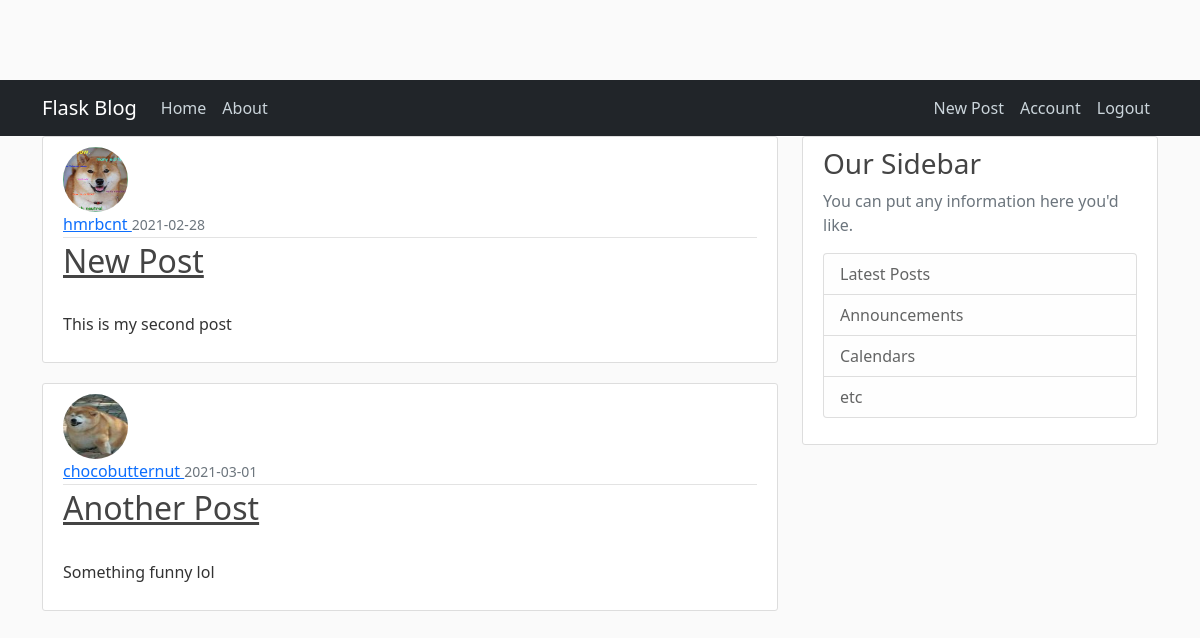
The app's page / (signed in) with its own data.
### flask_blog/models.py (models this page shows, shortened)
class Post(db.Model):
    id = db.Column(db.Integer, primary_key=True)
    title = db.Column(db.String(100), nullable=False)
    date_posted = db.Column(db.DateTime, nullable=False, default=datetime.utcnow)
    content = db.Column(db.Text, nullable=False)
    user_id = db.Column(db.Integer, db.ForeignKey('user.id'), nullable=False)

class User(db.Model, UserMixin):
    id = db.Column(db.Integer, primary_key=True)
    username = db.Column(db.String(20), unique=True, nullable=False)
    email = db.Column(db.String(120), unique=True, nullable=False)
    image_file = db.Column(db.String(20), nullable=False, default='default.jpg')
    password = db.Column(db.String(60), nullable=False)
    posts = db.relationship('Post', backref='author', lazy=True)

### flask_blog/routes.py (the view)
@app.route('/home')
@app.route('/')
def home():
    post = Post()
    allPosts = post.query.all()
    return render_template('home.html', posts=allPosts)

### flask_blog/models.py (called while the page is built)
@login_manager.user_loader
def load_user(user_id):
    user = User.query.get(int(user_id))
    return user

### flask_blog/templates/home.html
{% extends "layout.html" %}
    {% block content %}
            {% for post in posts %}
            <article class="media content-section">
                <img class="rounded-circle article-img" src="{{ url_for('static', filename='profile_pictures/' + post.author.image_file) }}">
                <div class="media-body">
                    <div class="article-metadata">
                        <a class="mr-2" href="#"> {{ post.author.username }}  </a>
                        <small class="text-muted"> {{ post.date_posted.strftime('%Y-%m-%d') }} </small>
                    </div>
                    <h2>
                        <a class="article-title" href="{{ url_for('post', post_id = post.id) }}">{{ post.title }}</a>
                    </h2>
                    <p class="article-content">
                        {{ post.content }}
                    </p>
                </div>
            </article>
            {% endfor %}
    {% endblock content %}

### flask_blog/static/main.css (style rules this page uses)
body { background: #fafafa; color: #333333; margin-top: 5rem; }
h1, h2, h3, h4, h5, h6 { color: #444444; }
.content-section { background: #ffffff; padding: 10px 20px; border: 1px solid #dddddd; border-radius: 3px; margin-bottom: 20px; }
.article-title { color: #444444; }
.article-content { white-space: pre-line; }
.article-img { height: 65px; width: 65px; margin-right: 16px; }
.article-metadata { padding-bottom: 1px; margin-bottom: 4px; border-bottom: 1px solid #e3e3e3 }

### records on screen
Post: image_file (picture), author.username "hmrbcnt", date_posted "2021-02-28", title "New Post", content "This is my second post"
Post: image_file (picture), author.username "chocobutternut", date_posted "2021-03-01", title "Another Post", content "Something funny lol"
